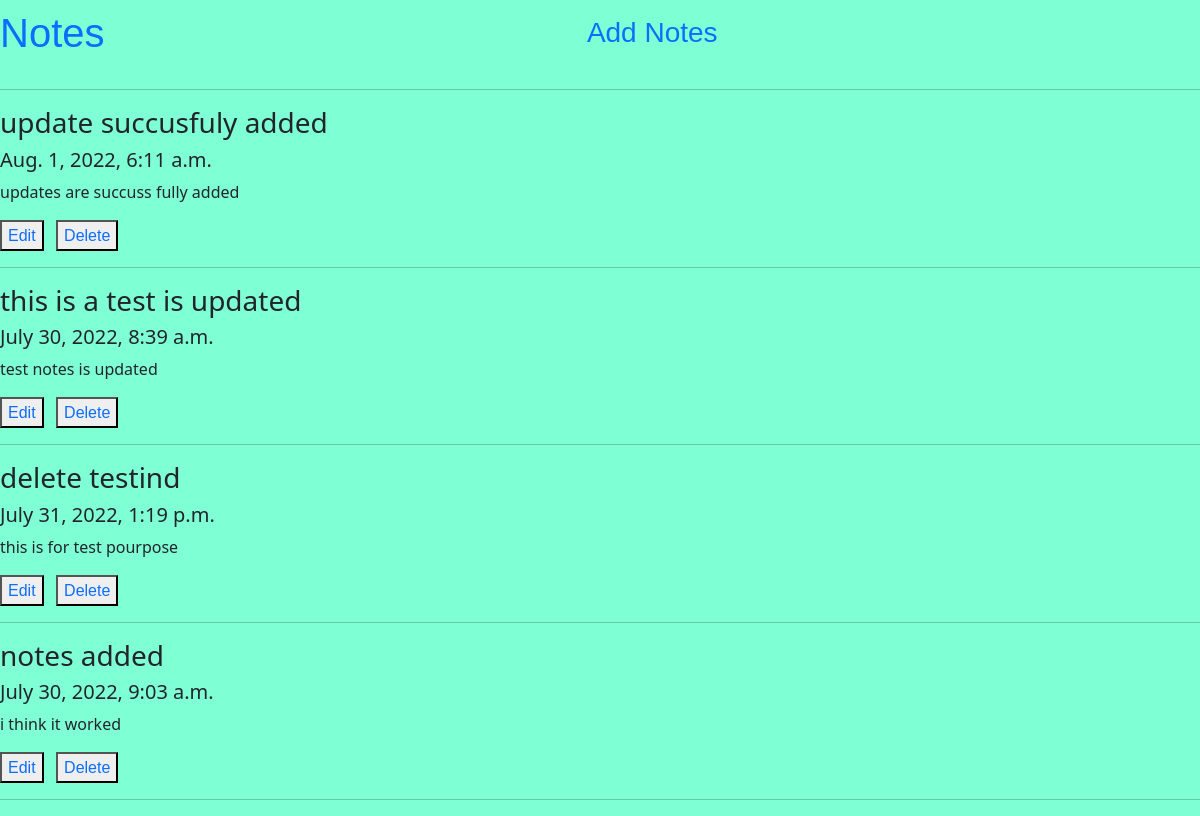
Before: / with the older database file.
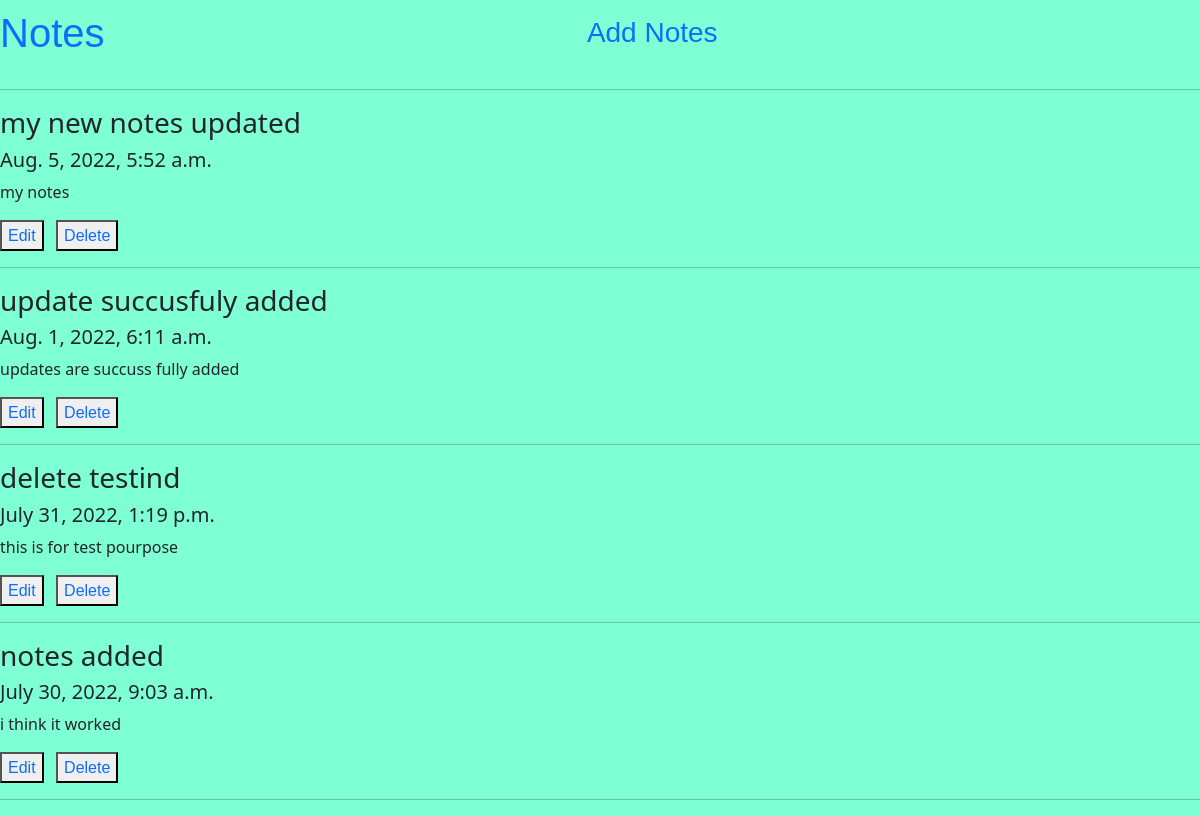
After: the same page with the newer database file.
### base/models.py (models this page shows)
class DataN(models.Model):
    note_name = models.CharField(max_length=200)
    updated = models.DateTimeField(auto_now=True)
    created = models.DateTimeField(auto_now_add=True)
    note_data =models.TextField()

### base/views.py (the view)
# urls.py: path('',views.home, name="home"),
def home(request):
    noteData =DataN.objects.all().order_by('-updated')
    context ={
        'noteData':noteData
    }
    return render(request,'main.html',context)

### templates/main.html (shortened to what this page needs)
<!DOCTYPE html>
<html lang="en">
<head>
    <link href="https://cdn.jsdelivr.net/npm/bootstrap@5.2.0/dist/css/bootstrap.min.css" rel="stylesheet">
</head>
<body>
    <nav class="navbar" style="background-color: aquamarine">
   <h1> <a  href="{% url 'home'%}">Notes</a></h1>
       <h3> <a  href="{% url 'addn'%}">Add Notes</a></h3>
    </nav>
    <hr>
    {% for data in noteData %}
    <h3>{{data.note_name}}</h3>
    <h5>{{data.created}}</h5>
    <p>{{data.note_data}}</p>
<button><a href="{% url 'update' data.id %}">Edit </a></button> &nbsp <button><a href="{% url 'delete' data.id %} "> Delete</a></button>
    <hr>
    {% endfor %}
</body>
</html>

### templates/main.html (style rules this page uses)
body { background-color: aquamarine; }
a { text-decoration: none; font-family:Helvetica; }

Changed rows visible on the page:
removed DataN: note_name "this is a test is updated", created "July 30, 2022, 8:39 a.m.", note_data "test notes is updated"
added DataN: note_name "my new notes updated", created "Aug. 5, 2022, 5:52 a.m.", note_data "my notes"
